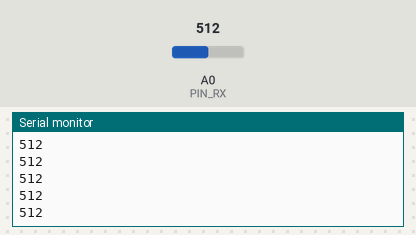
This sketch was run on a simulated Arduino Uno, built with avr-gcc and run on an emulated ATmega328P. Parts: the last lines printed to the serial monitor. The inputs (shaded band) are chosen by the test bench; at power-on: A0 (PIN_RX) = 512.

Above: at 1.2 s.
1.3 s: A0 (PIN_RX) set to 716
At 2.4 s:
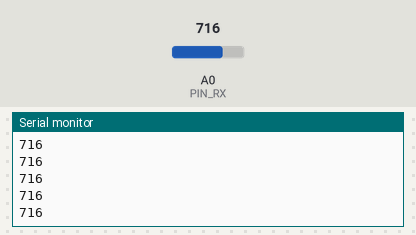
2.8 s: A0 (PIN_RX) set to 900
At 3.4 s:
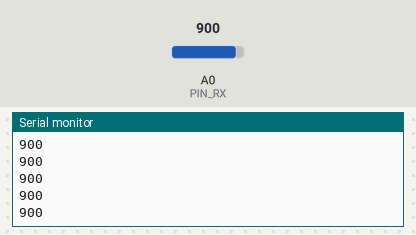
Timing chart, 0 to 5.8 s (numbered marks = the images above; inputs shaded):
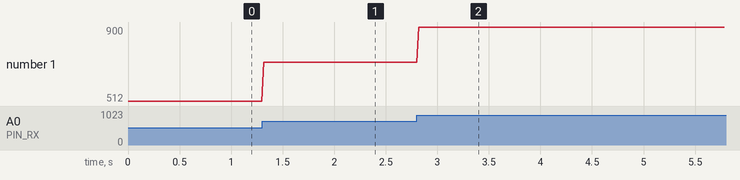

Measured:
- after the input at 1.3 s, the serial monitor: prints a new line at once (image 1)
- after the input at 2.8 s, the serial monitor: prints a new line at once (image 2)
- plotted number 1: 512 → 716 after the input at 1.3 s, 716 → 900 after the input at 2.8 s

The sketch:

test_pin.ino
```cpp
/*
TEST - Checks the analog input pin A0.
Reads A0 and prints the value to the serial port (115200 baud), one line per reading:
open the Arduino IDE Serial Monitor or Serial Plotter to see it.

*/
#define PIN_RX A0
void setup() {
  Serial.begin(115200);
}
void loop() {
  int v = analogRead(PIN_RX);
  Serial.println(v);
  delay(20); // ~50 readings per second, readable by eye
}
```
